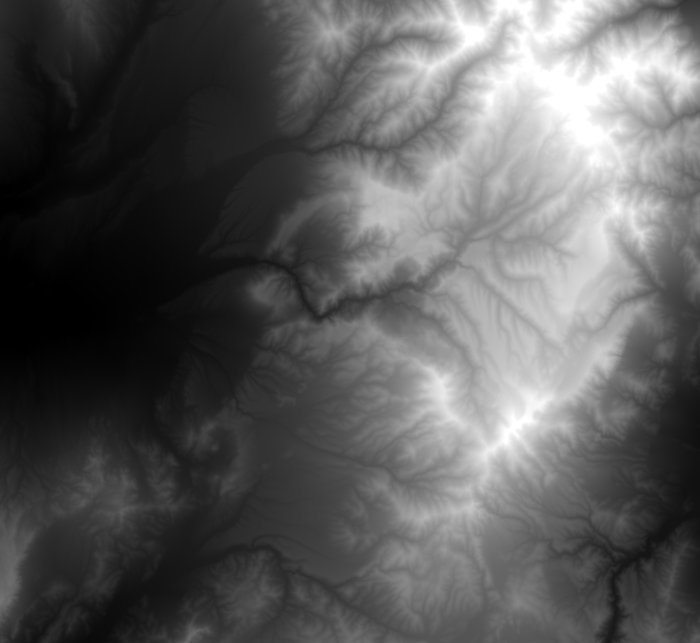
#> input picture regions/tushar_beaver_ut/overview.png, 1400 x 1285 px, found by its file name (shown at 1/2 size)
$ python make_icon.py
#> lines starting #> are read from the running program, lines starting #| are printed output that depends on the picture; after the words box and inside, x2 and y2 are one past the last pixel; in counts of white or black regions, pixels touching at a corner belong together
#!/usr/bin/env python3
"""Generate a macOS app icon (1024px, native rounded-rect) from a region overview.

Usage: python scripts/macos/make_icon.py <source.png> <out.png>
Default source is the Tushar Mountains relief overview. Swap the source (any
regions/<id>/overview.png) and rerun to rebrand the icon, then rebuild the app.
"""
import sys
from PIL import Image, ImageDraw

DEFAULT_SRC = "regions/tushar_beaver_ut/overview.png"
CANVAS = 1024
INSET = 100                        # transparent padding around the tile
TILE = CANVAS - 2 * INSET          # 824
RADIUS = round(TILE * 0.2237)      # Apple-ish continuous corner radius


def main() -> None:
    src_path = sys.argv[1] if len(sys.argv) > 1 else DEFAULT_SRC
    out_path = sys.argv[2] if len(sys.argv) > 2 else "scripts/macos/icon.png"

    src = Image.open(src_path).convert("RGB")
#> src is the input picture: PIL image 1400x1285 RGB; min 0, max 255, mean 90.8
    w, h = src.size
#> w = 1400; h = 1285
    s = min(w, h)
#> s = 1285
    left, top = (w - s) // 2, (h - s) // 2
#> left = 57; top = 0
    src = src.crop((left, top, left + s, top + s)).resize((TILE, TILE), Image.LANCZOS)
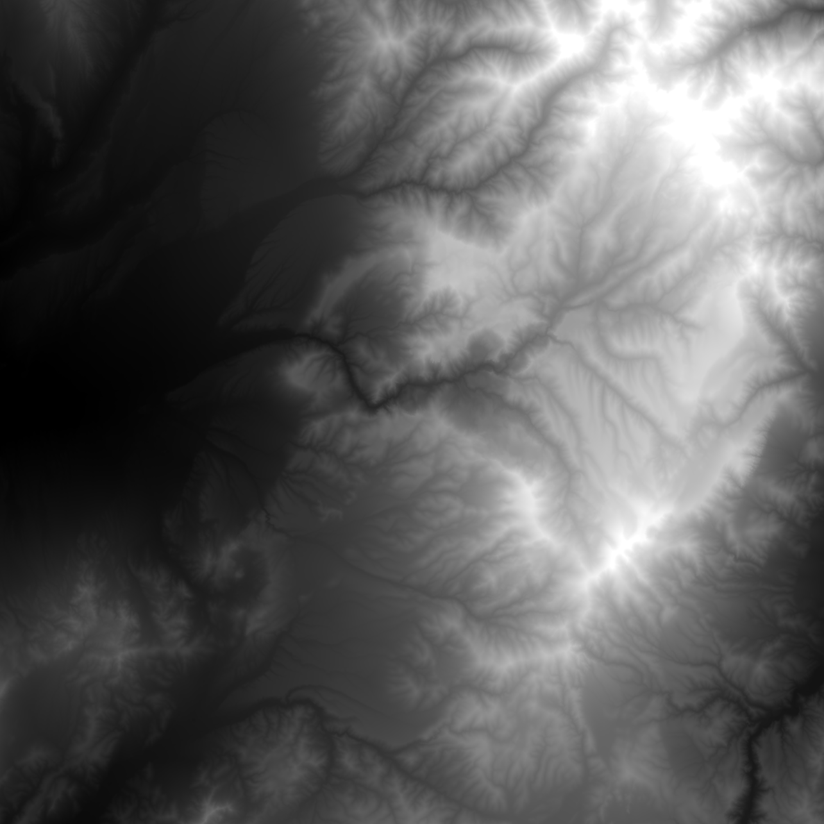
#> src: PIL image 824x824 RGB; min 0, max 255, mean 94

    mask = Image.new("L", (TILE, TILE), 0)
#> mask: PIL image 824x824 L; every value is 0
    ImageDraw.Draw(mask).rounded_rectangle([0, 0, TILE - 1, TILE - 1], radius=RADIUS, fill=255)
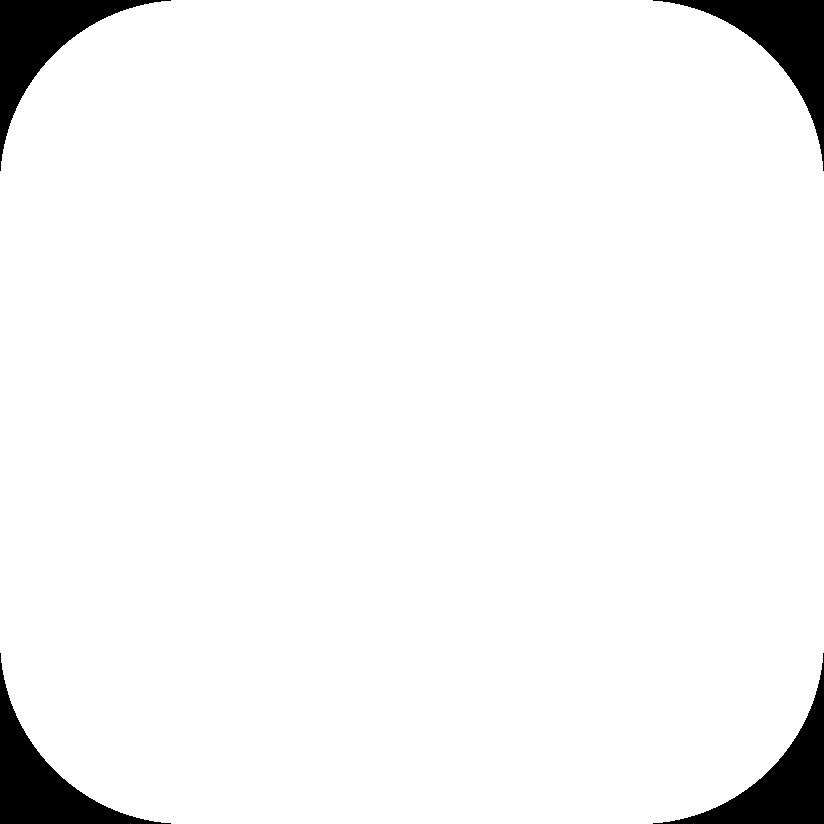
#> mask: PIL image 824x824 L; 95.7% white; 4 black regions, box (x1, y1, x2, y2) and area: (0, 0, 171, 171) 7320, (653, 0, 824, 171) 7320, (0, 653, 171, 824) 7320, (653, 653, 824, 824) 7320

    canvas = Image.new("RGBA", (CANVAS, CANVAS), (0, 0, 0, 0))
#> canvas: PIL image 1024x1024 RGBA; every value is 0
    canvas.paste(src, (INSET, INSET), mask)
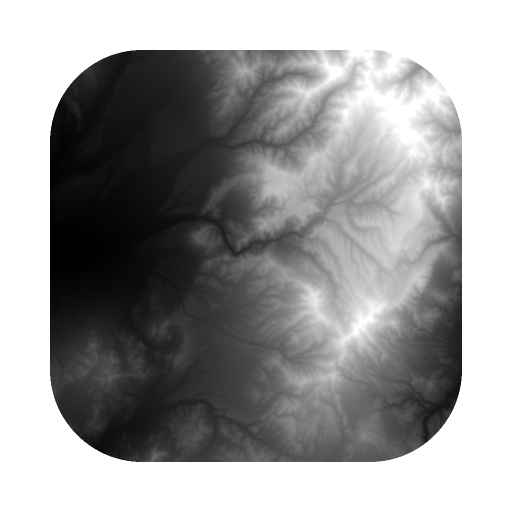
#> canvas: PIL image 1024x1024 RGBA (shown at 1/2 size); mean R, G, B, A 58.7, 58.7, 58.7, 158; transparent parts drawn white
    canvas.save(out_path)
    print("wrote", out_path, canvas.size)
#| wrote scripts/macos/icon.png (1024, 1024)


if __name__ == "__main__":
    main()
